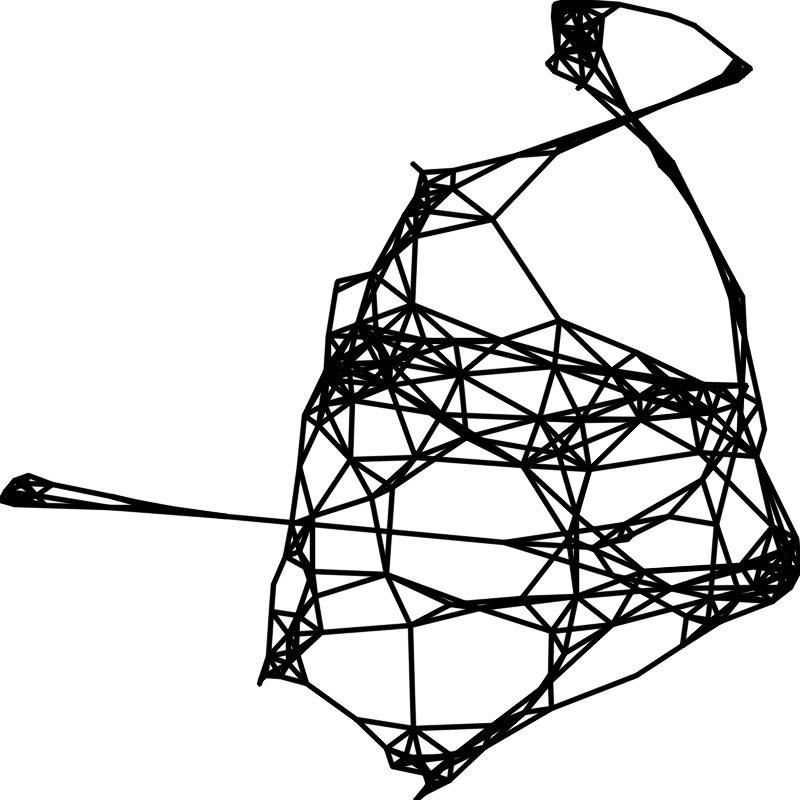
#> input picture Data/jpg_files/Sparse/FA2/n=200d=6.jpg, 800 x 800 px
$ jupyter execute --allow-errors SpeedTest.ipynb
#> lines starting #> are read from the running program, lines starting #| are printed output that depends on the picture; after the words box and inside, x2 and y2 are one past the last pixel; in counts of white or black regions, pixels touching at a corner belong together
[cell 1]
import cv2
import numpy as np
import time
import os
import pandas as pd
import matplotlib.pyplot as plt
import re

## 比较CCL和CT获取孔洞信息的速度

[cell 2]
csv_folder = "csv"
data_folder = "../../../Data"
jpg_fd_folder = "jpg/jpg_fd_files"

[cell 3]
def ct_get_location(fpath):
    # 读取图像
    img = cv2.imread(fpath)
    area_min_radio = 5000 / 4000
    canvas_size = img.shape[0]
    area_min = area_min_radio * canvas_size

    # 灰度化
    gray = cv2.cvtColor(img, cv2.COLOR_BGR2GRAY)

    # 二值化
    ret, thresh = cv2.threshold(gray, 0, 255, cv2.THRESH_BINARY_INV+cv2.THRESH_OTSU)

    # 查找轮廓
    start_time = time.time()
    contours, hierarchy = cv2.findContours(thresh,  cv2.RETR_CCOMP, cv2.CHAIN_APPROX_SIMPLE)

    # 遍历轮廓并输出包围盒位置信息
    for contour in contours:
        area = cv2.contourArea(contour)
        if area > int(area_min):
            x, y, w, h = cv2.boundingRect(contour)
    end_time = time.time()
    # print(f"CT程序运行时间为：{end_time - start_time:.4f} 秒")
    return end_time - start_time

[cell 4]
def ccl_get_location(fpath):

    # 读取图像
    img = cv2.imread(fpath)
    area_min_radio = 5000 / 4000
    canvas_size = img.shape[0]
    area_min = area_min_radio * canvas_size
    # 灰度化
    img_mb = cv2.medianBlur(img, 3)
    gray = cv2.cvtColor(img_mb, cv2.COLOR_BGR2GRAY)
    # cv2.imwrite('gray.jpg', gray)
    # stats_dict = {}
    # 二值化
    ret, binary = cv2.threshold(gray, 0, 255, cv2.THRESH_BINARY | cv2.THRESH_OTSU)
    # 使用CCL方法查找连通组件
    # cv2.imwrite('binary.jpg', binary)

    start_time = time.time()
    num_labels, labels, stats, centroids = cv2.connectedComponentsWithStats(binary, connectivity=4)
    # 遍历每个连通组件，并输出其位置信
    for i in range(1, num_labels):
        area = stats[i, cv2.CC_STAT_AREA]
        if area > int(area_min):
            x, y, w, h, area = stats[i]
            # stats_dict[num_labels] = [x, y, w, h, area]
            # print(f"连通组件 {i} 的位置为：({x}, {y}), 宽度为 {w}, 高度为 {h}")
    end_time = time.time()
    # result_df = pd.DataFrame.from_dict(stats_dict)
    # result_df.to_csv(os.path.join(csv_folder, "stats_result.csv"),index=True)
    # 输出程序运行时间
    # print(f"CCL程序运行时间为：{end_time - start_time:.4f} 秒")
    return end_time - start_time

[cell 5]
def get_time_csv(node_list, degree_list, fd_list, type_list):
    fpath_list = []
    for type in type_list:
        for fd in fd_list:
            for degree in degree_list:
                for num in node_list:
                    for root, dirs, files in os.walk(os.path.join(data_folder, jpg_fd_folder, type, fd)):
                        for file in files:
                            if str(num)+"d="+str(degree) in os.path.splitext(file)[0]:
                                fpath_list.append(os.path.join(root,file))
#> pass 2 of the loop in get_time_csv, `for type in type_list:`:
    # print(len(fpath_list))
    ct_list = []
    ccl_list = []
    path_list = []
    velocity_dict = {}
    for path in fpath_list:
        # print("file name = " + path)
        ct_time = ct_get_location(path)
#> in ct_get_location, img is the input picture: shape (800, 800, 3); min 0, max 255, mean 217.1
#> in ct_get_location, `ret, thresh = cv2.threshold(gray, 0, 255, cv2.THRESH_BINARY_INV+cv2.TH..`:
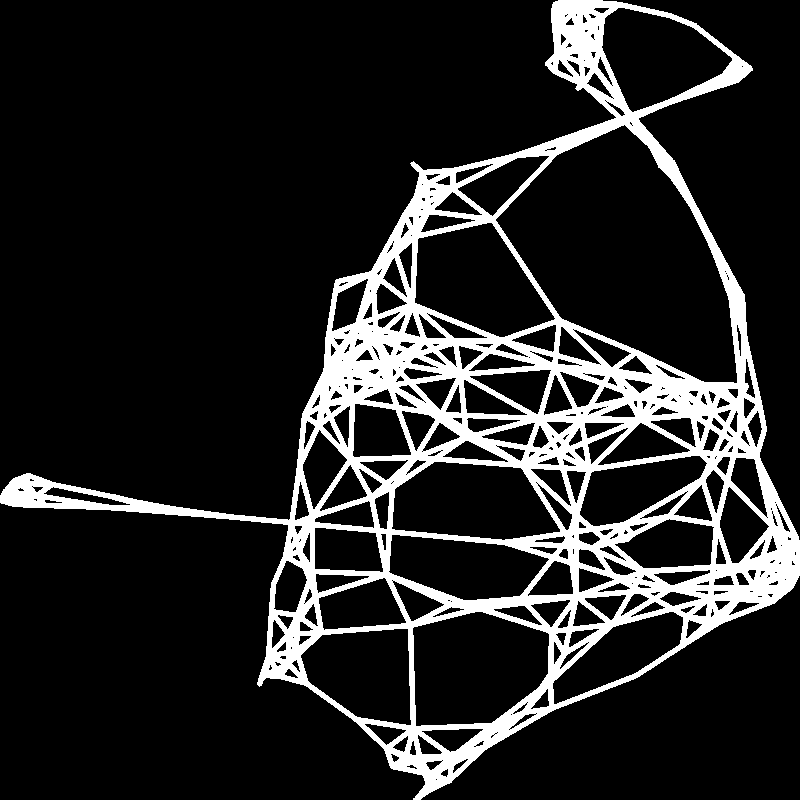
#> thresh: shape (800, 800); 15% white; 1 white region
#> in ct_get_location, `ret, thresh = cv2.threshold(gray, 0, 255, cv2.THRESH_BINARY_INV+cv2.TH..`: ret = 131
#> in ct_get_location, `contours, hierarchy = cv2.findContours(thresh,  cv2.RETR_CCOMP, cv2.CH..`: contours = 408 contours, 161 with area under 20; largest, box (x1, y1, x2, y2) and area: (0, 0, 800, 800) 260764, (495, 124, 738, 384) 36218, (412, 611, 550, 727) 12690, (414, 222, 556, 338) 10479, (391, 461, 561, 541) 10055
#> the loop in ct_get_location, `for contour in contours:` made 408 passes
#> (area, x, y, w, h) on passes 1, 41, 46, 47, 81, 98, 99, 121, 128, 132, 148, 167: (260763.5, 0, 0, 800, 800), (8076, 300, 628, 112, 98), (5559.5, 552, 611, 132, 94), (12690, 412, 611, 138, 116), (3144.5, 318, 577, 89, 54), (1048, 527, 560, 47, 37), (1213, 273, 560, 35, 53), (7414, 388, 534, 162, 67), (2658.5, 314, 527, 70, 46), (3518.5, 614, 518, 101, 51), (2104, 719, 486, 51, 78), (10055, 391, 461, 170, 80)
#> area on passes 3, 4, 5, 7, 8, 10: 44.5, 28, 96, 77.5, 43.5, 28
        ccl_time = ccl_get_location(path)
#> in ccl_get_location, `ret, binary = cv2.threshold(gray, 0, 255, cv2.THRESH_BINARY | cv2.THRE..`:
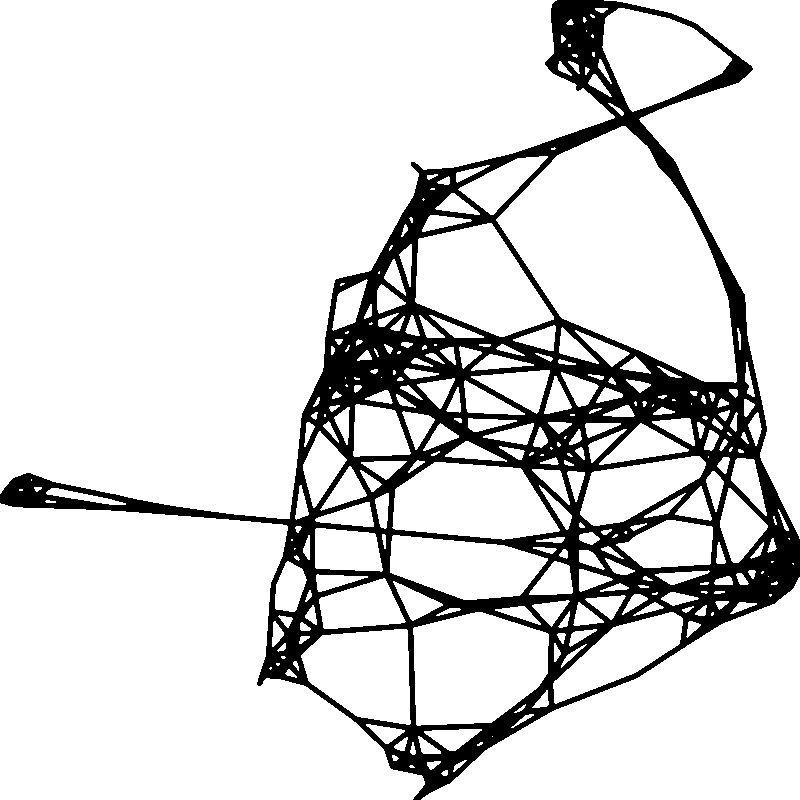
#> binary: shape (800, 800); 84.9% white; 1 black region, box (x1, y1, x2, y2) and area: (0, 0, 800, 800) 96863
#> in ccl_get_location, `ret, binary = cv2.threshold(gray, 0, 255, cv2.THRESH_BINARY | cv2.THRE..`: ret = 131
#> in ccl_get_location, `num_labels, labels, stats, centroids = cv2.connectedComponentsWithStat..`:
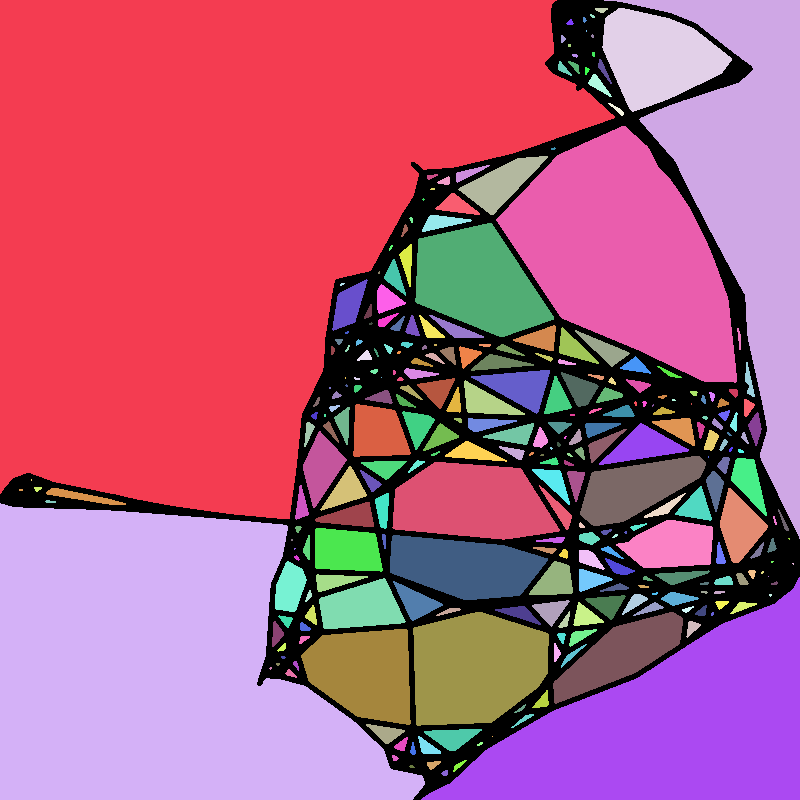
#> labels: shape (800, 800) int32; 285 distinct labels, from 0 to 284; one colour per label, 0 black
#> in ccl_get_location, `num_labels, labels, stats, centroids = cv2.connectedComponentsWithStat..`: num_labels = 285; stats = 285 rows, first 6: [0, 0, 800, 800, 96863], [0, 0, 615, 519, 206624], [604, 0, 196, 539, 38687], [595, 8, 13, 5, 47], [602, 8, 130, 104, 8448], [590, 14, 5, 4, 13]; centroids = 285 pairs, first value 20.5 to 792.7, second value 9.49 to 772.6
#> the loop in ccl_get_location, `for i in range(1, num_labels):` made 284 passes
#> (x, y, w, h) on passes 1, 2, 4, 20, 22, 31, 78, 89, 111, 137, 142, 158: (0, 0, 615, 519), (604, 0, 196, 539), (602, 8, 130, 104), (496, 126, 241, 257), (458, 156, 90, 59), (415, 223, 139, 114), (471, 370, 79, 44), (464, 380, 61, 35), (353, 404, 58, 53), (599, 423, 90, 42), (303, 431, 44, 77), (580, 456, 126, 70)
#> after the loop in ccl_get_location, `for i in range(1, num_labels):`: h = 96; w = 110; x = 301; y = 629
        path_list.append(path)
        ct_list.append(ct_time)
        ccl_list.append(ccl_time)
#> pass 2 of the loop in get_time_csv, `for path in fpath_list:`:
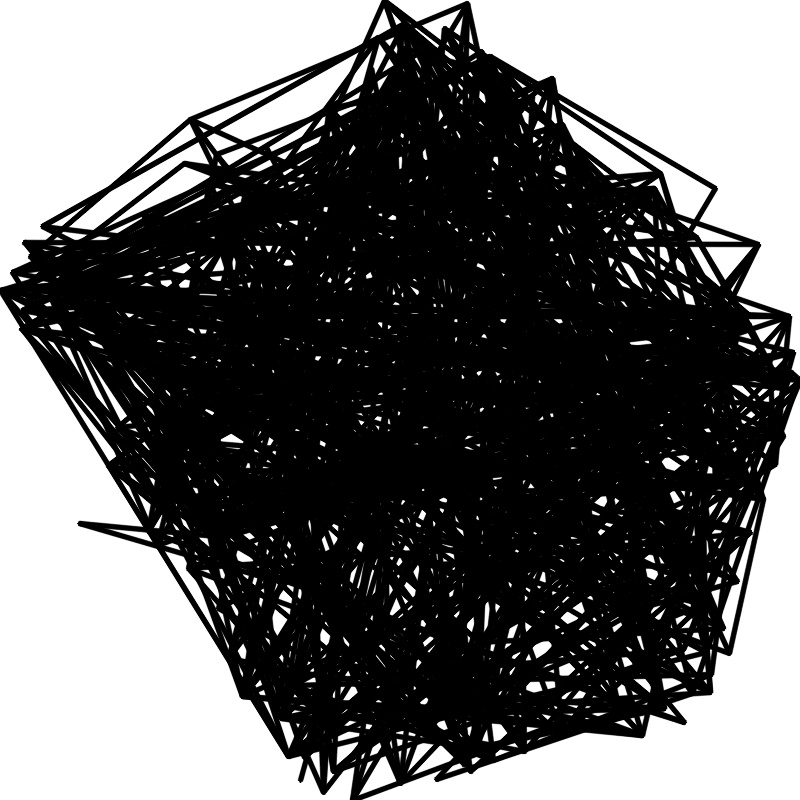
#> input picture Data/jpg_files/Sparse/FR/n=200d=6.jpg, 800 x 800 px
#> in ct_get_location, img is the input picture: shape (800, 800, 3); min 0, max 255, mean 104.2
#> in ct_get_location (call 2), `ret, thresh = cv2.threshold(gray, 0, 255, cv2.THRESH_BINARY_INV+cv2.TH..`:
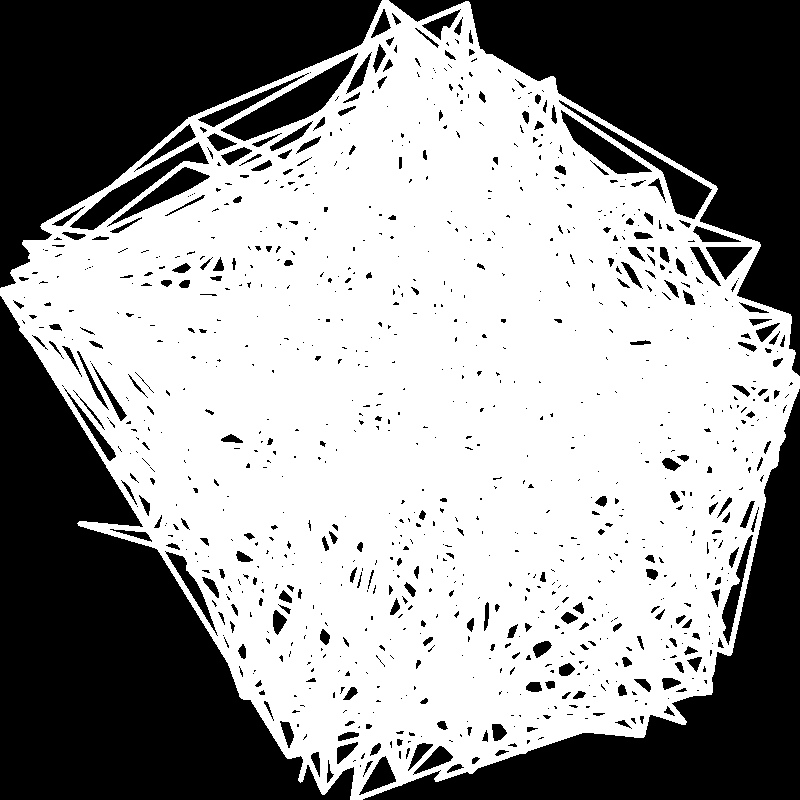
#> thresh: shape (800, 800); 59.3% white; 1001 black regions (721 under 20 px)
#> in ct_get_location (call 2), `ret, thresh = cv2.threshold(gray, 0, 255, cv2.THRESH_BINARY_INV+cv2.TH..`: ret = 127
#> contours = 1254 contours, 903 with area under 20; largest, box (x1, y1, x2, y2) and area: (0, 0, 800, 800) 415816, (220, 52, 359, 142) 3680, (69, 141, 210, 231) 2514, (558, 99, 713, 220) 2380, (560, 109, 653, 175) 1808
#> the loop in ct_get_location (call 2), `for contour in contours:` made 1254 passes
#> (area, x, y, w, h) on passes 1, 1105, 1147, 1176, 1184, 1237: (415816.5, 0, 0, 800, 800), (1438, 107, 166, 104, 61), (2514.5, 69, 141, 141, 90), (1807.5, 560, 109, 93, 66), (2380, 558, 99, 155, 121), (3680, 220, 52, 139, 90)
#> binary: shape (800, 800); 40.2% white; 570 white regions (320 under 20 px)
#> in ccl_get_location (call 2), `ret, binary = cv2.threshold(gray, 0, 255, cv2.THRESH_BINARY | cv2.THRE..`: ret = 127
#> in ccl_get_location (call 2), `num_labels, labels, stats, centroids = cv2.connectedComponentsWithStat..`:
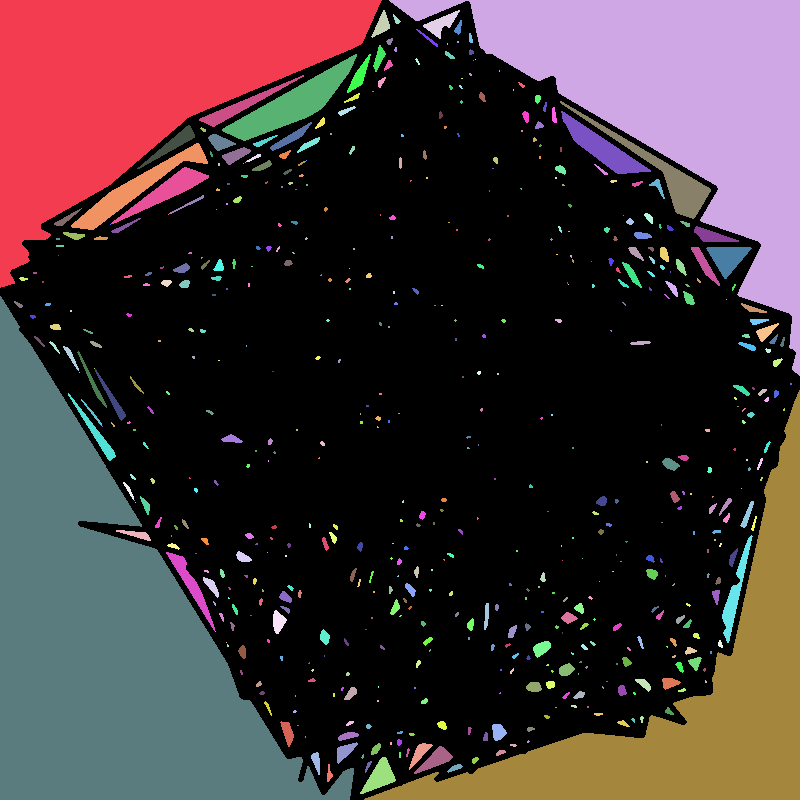
#> labels: shape (800, 800) int32; 581 distinct labels, from 0 to 580; one colour per label, 0 black
#> num_labels = 581; stats = 581 rows, first 6: [0, 0, 800, 800, 382504], [0, 0, 382, 288, 51377], [389, 0, 411, 376, 52613], [371, 10, 19, 28, 240], [423, 10, 37, 29, 397], [393, 14, 8, 10, 37]; centroids = 581 pairs, first value 18.19 to 790.5, second value 19.32 to 776.2
#> the loop in ccl_get_location (call 2), `for i in range(1, num_labels):` made 580 passes
#> (x, y, w, h) on passes 1, 2, 16, 36, 42, 57, 77, 200: (0, 0, 382, 288), (389, 0, 411, 376), (222, 54, 135, 87), (560, 101, 151, 118), (561, 111, 90, 63), (71, 143, 137, 87), (111, 167, 98, 57), (0, 296, 354, 504)
#> after the loop in ccl_get_location (call 2), `for i in range(1, num_labels):`: h = 410; w = 436; x = 364; y = 390
    velocity_dict["File Path"] = path_list
    velocity_dict["CT Time"] = ct_list
    velocity_dict["CCL Time"] = ccl_list
    result_df = pd.DataFrame.from_dict(velocity_dict)
    result_df.to_csv(os.path.join(csv_folder, "velocity_result.csv"),index=False)
    return ct_list, ccl_list
